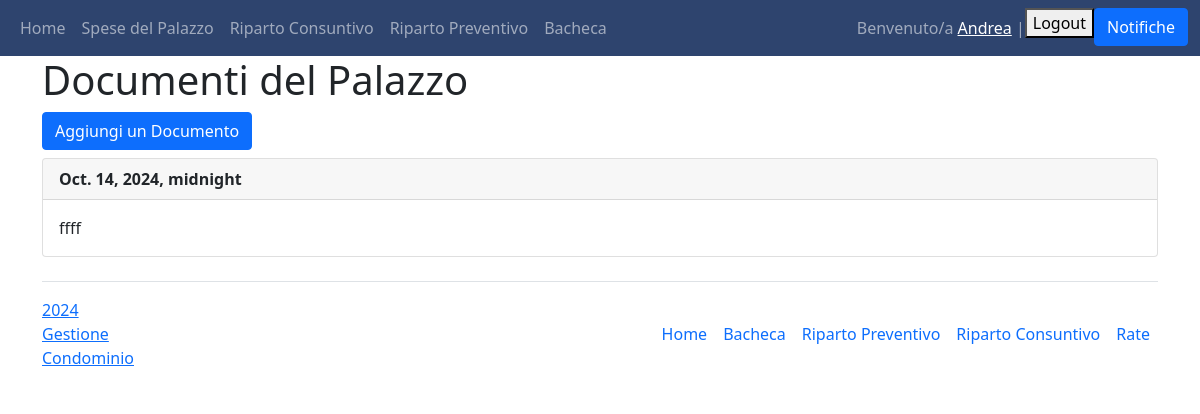
The page /documenti_palazzo (signed in) on the database as committed earlier.
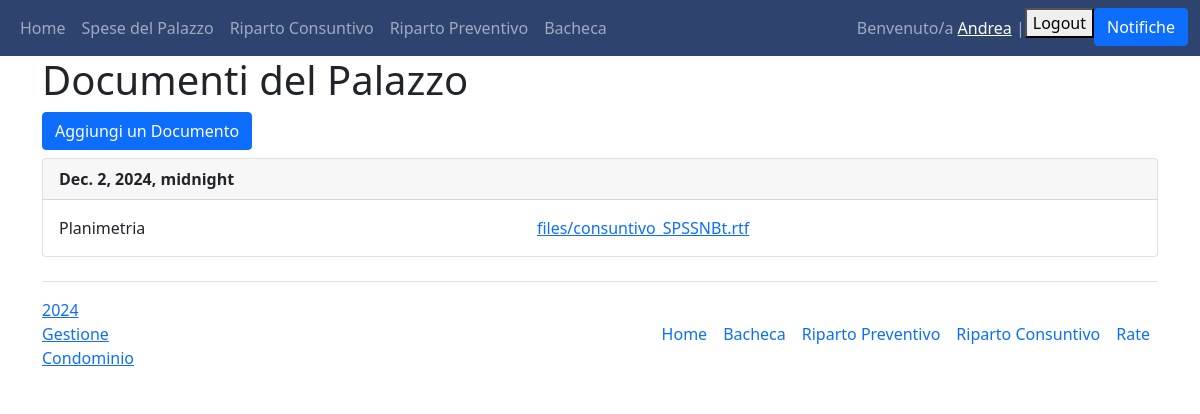
The same page on the database as committed later.
### Condominio/models.py (models this page shows)
class DocumentiPalazzo(models.Model):
    data = models.DateTimeField("Data", primary_key=True)
    descrizione = models.CharField(max_length=200)
    file_documento = models.FileField(verbose_name="Documento del Palazzo", upload_to='files/', blank=True, default=None)
    class Meta:
        verbose_name_plural = "Documenti del Palazzo"

### Condominio/views.py (the view)
# urls.py: path('documenti_palazzo', views.documenti_palazzo, name="documenti_palazzo"),
@login_required(login_url='login')
def documenti_palazzo(request):
    documenti = DocumentiPalazzo.objects.all()
    if request.method == "POST":
        documento_id = request.POST.get("documento-id")
        print(documento_id)
        documento = DocumentiPalazzo.objects.filter(id=documento_id).first()
        if documento and (request.user.has_perm("main.delete_documento")):
            documento.delete()
    return render(request, 'Condominio_main/documenti_palazzo.html', {"documenti": documenti})

### Condominio/templates/Condominio_main/documenti_palazzo.html (shortened to what this page needs)
{% extends 'Condominio_main/base.html' %}
{% block content %}
{% load static %}
<h1>Documenti del Palazzo</h1>
<a class="btn btn-primary" href="/create_documento" role="button">Aggiungi un Documento</a>
{% for documento in documenti %}
<div class="card mt-2">
    <div class="card-header"><strong>{{documento.data}}</strong></div>
    <div class="card-body d-flex flex-row justify-content-between">
       <div>
            {{documento.descrizione}}
       </div>
       <div>
          <a href="{% get_media_prefix %}{{ documento.file_documento }}">{{ documento.file_documento }}</object>
       </div>
    </div>
</div>
{%empty%}
<p>Non sono state caricate ancora i Documenti del Palazzo</p>
{% endfor %}
{% endblock %}

Rows that differ between the two databases and show on the page:
removed DocumentiPalazzo: data "Oct. 14, 2024, midnight", descrizione "ffff"
added DocumentiPalazzo: data "Dec. 2, 2024, midnight", descrizione "Planimetria", file_documento "files/consuntivo_SPSSNBt.rtf"
